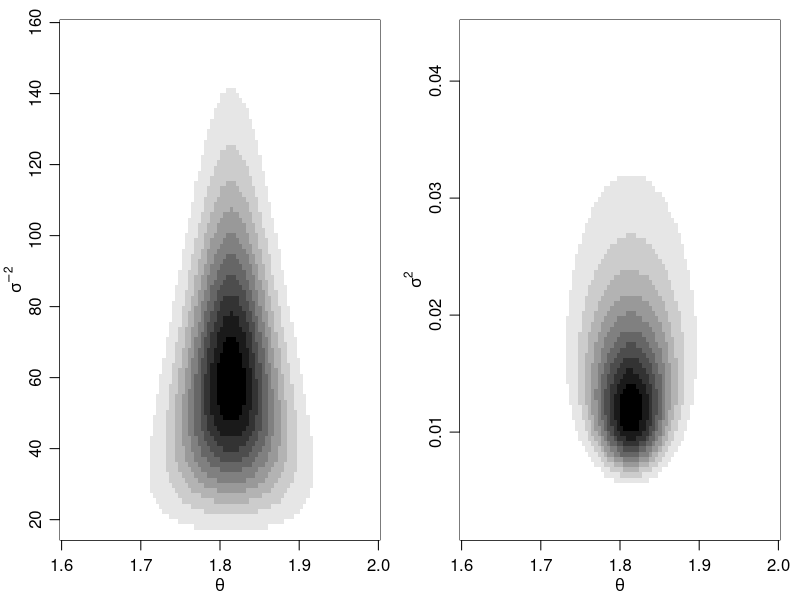
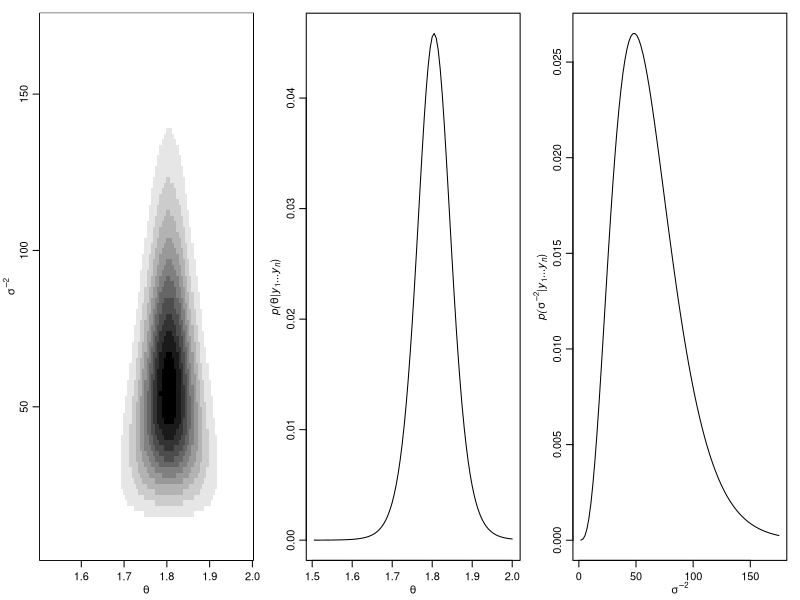
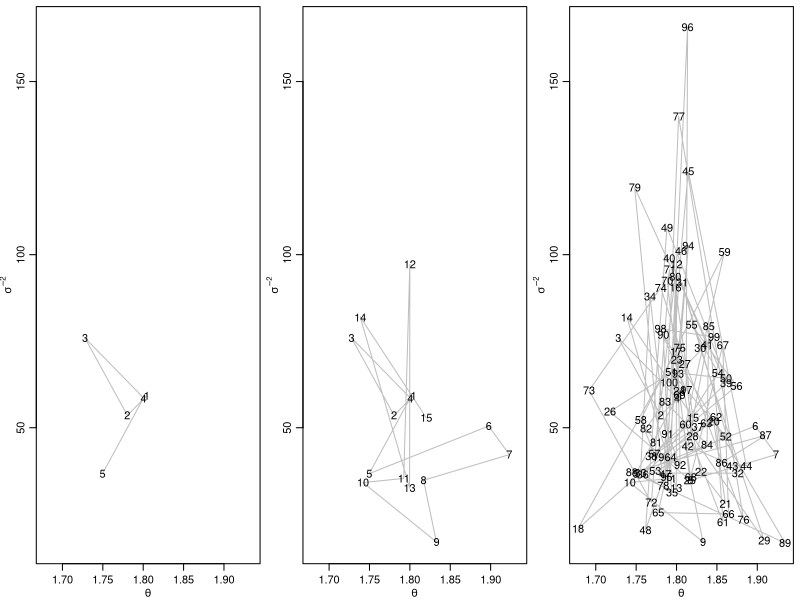
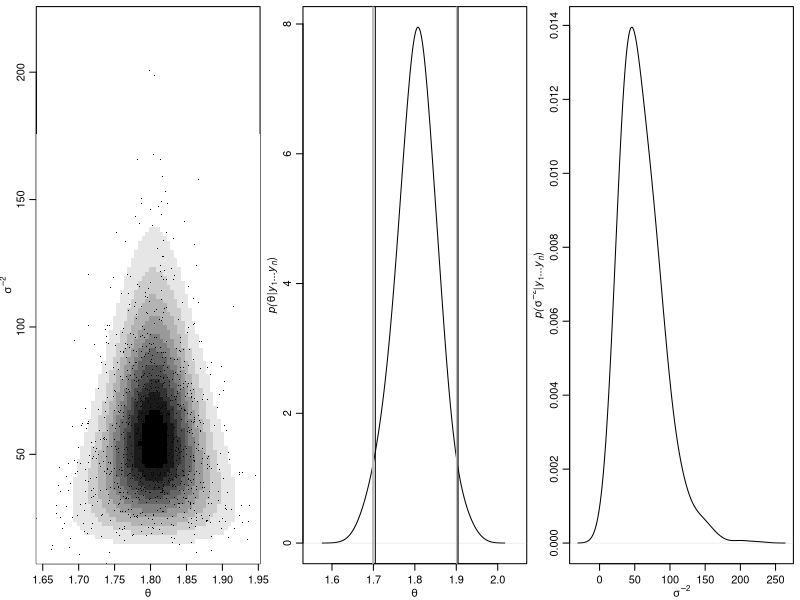
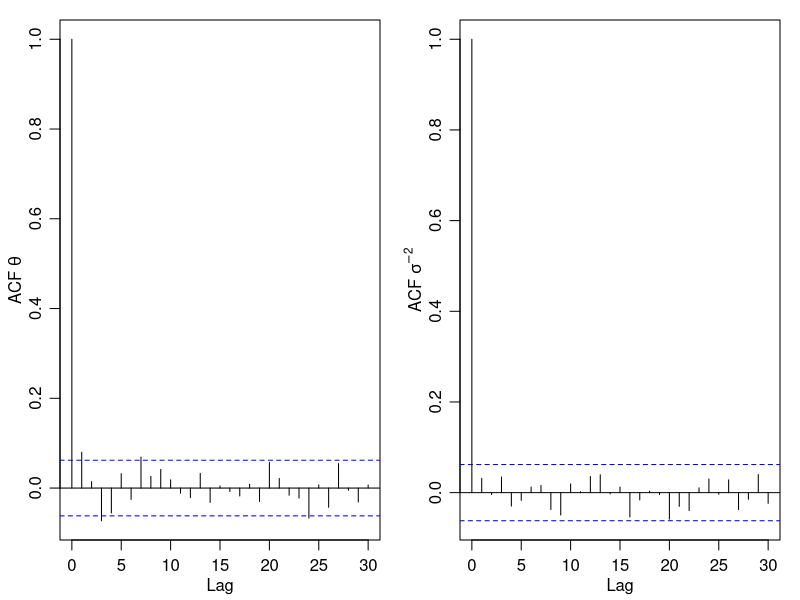

These figures' R source, in order:
## ---- chunk 1
knitr::opts_chunk$set(comment = NA, prompt = TRUE)
## ---- chunk 2
# Fig 5.4 Joint posterior distributions of (theta, sigma^-2) and  (theta, sigma^2)
# http://www2.stat.duke.edu/~pdh10/FCBS/Replication/chapter5.R
# prior
# 1/sigma^2 ~ dgamma(nu_0/2, nu_0 sigma^2_0/2)
s2_0 <- 0.01 ; nu_0 <- 1
# theta|sigma^2 ~ dnorm(mu_0, sigma/sqrt(k_0))
mu_0 <- 1.9 ; k_0 <- 1

## data
y <- c(1.64, 1.70, 1.72, 1.74, 1.82, 1.82, 1.82, 1.90, 2.08)
n <- length(y) ; ybar<-mean(y) ; s2 <- var(y)

## posterior inference
k_n <- k_0 + n ; nu_n <- nu_0 + n
mu_n <- (k_0 * mu_0 + n * ybar) / k_n  
s2_n <- (nu_0 * s2_0 + (n-1) * s2 + k_0 * n * (ybar - mu_0)^2 / k_n) / nu_n
mu_n
s2_n

# density of inverse gamma beta^alpha / Gamma(alpha) * x^-(alpha+1) exp(-beta/x)
dinvgamma<-function(x,a,b) {
  ld <- a * log(b) - lgamma(a) - (a+1) * log(x) - b / x 
  exp(ld)
}

# grid size
gs <- 100
theta_g <- seq(1.6, 2.0, length = gs)
is2_g <- seq(15, 160 , length = gs)
s2_g <- seq(0.001, 0.045, length = gs)

# log density theta inverse sigma square / sigma square
ld.th.is2 <- ld.th.s2 <- matrix(0, gs, gs)
for(i in 1:gs) { 
  for(j in 1:gs) {
    ld.th.is2[i,j]<- dnorm(theta_g[i], mu_n, 1/sqrt(is2_g[j]*k_n), log = TRUE) +
                   dgamma(is2_g[j], shape = nu_n/2, rate = nu_n*s2_n/2, log = TRUE)
    ld.th.s2[i,j]<- dnorm(theta_g[i], mu_n, sqrt(s2_g[j]/k_n), log = TRUE) +
                    log(dinvgamma(s2_g[j], nu_n/2, nu_n * s2_n/2 ))
  }
} 

par(mfrow = c(1,2), mar = c(3,3,1,1), mgp = c(1.75, 0.75, 0))
grays <- gray((10:0)/10)
image(theta_g, is2_g, exp(ld.th.is2), col = grays, xlab = expression(theta),
       ylab = expression(sigma^{-2}) ) 
image(theta_g, s2_g, exp(ld.th.s2), col = grays, xlab = expression(theta),
       ylab = expression(sigma^2) )
## ---- chunk 3
# Fig 6.1 Joint and marginal posterior distributions based on a discrete approximation (theta, sigma^-2)
# http://www2.stat.duke.edu/~pdh10/FCBS/Replication/chapter6.R
# prior
# 1/sigma^2 ~ dgamma(nu_0/2, nu_0 sigma^2_0/2)
s2_0 <- 0.01 ; nu_0 <- 1
# theta ~ dnorm(mu_0, tau_0)
mu_0 <- 1.9  ; t2_0 <- 0.95^2

# data
y <- c(1.64,1.70,1.72,1.74,1.82,1.82,1.82,1.90,2.08)
n <- length(y) ; ybar <- mean(y) ; s2 <- var(y)


# grid size
gs <- 100 
theta_g <- seq(1.505, 2.00, length = gs) 
is2_g <- seq(1.75, 175, length = gs) 

posterior_g <- matrix(0, nrow = gs, ncol = gs)

for(i in 1:gs) {
  for(j in 1:gs) { 
    posterior_g[i,j]<- dnorm(theta_g[i], mu_0, sqrt(t2_0)) *
                     dgamma(is2_g[j], nu_0/2, s2_0*nu_0/2 ) *
                     prod(dnorm(y, theta_g[i], 1/sqrt(is2_g[j])))
  }
}

posterior_g <- posterior_g/sum(posterior_g)

par(mfrow = c(1,3), mar = c(3,3,1,1), mgp = c(1.70,0.70,0))
image( theta_g, is2_g, posterior_g, col=grays, xlab=expression(theta), 
       ylab=expression(sigma^{-2}))

theta_p<- apply(posterior_g, 1, sum)
plot(theta_g, theta_p, type="l", xlab=expression(theta),
     ylab=expression(paste(italic("p("), theta, "|", 
                           italic(y[1]), "...", italic(y[n]), ")", sep="")))

is2_p <- apply(posterior_g, 2, sum)
plot(is2_g,is2_p,type="l",xlab=expression(sigma^{-2}),
     ylab=expression(paste(italic("p("), sigma^{-2}, "|",
                           italic(y[1]), "...", italic(y[n]), ")", sep=""))) 
## ---- chunk 4
# http://www2.stat.duke.edu/~pdh10/FCBS/Replication/chapter6.R
## initial values
set.seed(123)
nsamp <- 1000
mphi <- matrix(nrow = nsamp, ncol = 2)
mphi[1,] <- phi <- c(ybar, 1/s2)

## Gibbs sampling algorithm
for(s in 2:nsamp) {
  
  # generate a new theta value from its full conditional
  # mu_n = [mu_0/\tau_0^2 + n*ybar/sigma^2]/[1/tau_0^2 + n/sigma^2]
  mu_n <-  (mu_0/t2_0 + n*ybar*phi[2]) / ( 1/t2_0 + n*phi[2])
  # tau_n^2 = 1/[1/tau_0^2 + n/sigma^2]
  t2_n <- 1 / (1/t2_0 + n*phi[2])
  phi[1] <- rnorm(1, mu_n, sqrt(t2_n))
  
  # generate a new sigma^2 value from its full conditional
  nu_n <- nu_0 + n
  # sigma_n^2(\theta) = 1 / nu_n * [nu_0^2*sigma_0^2 + (n-1)*s^2 + n(ybar-theta)^2]
  s2_n <- (nu_0*s2_0 + (n-1)*s2 + n*(ybar-phi[1])^2) /nu_n
  phi[2] <- rgamma(1, nu_n/2, nu_n*s2_n/2)
  
  mphi[s,]<-phi       
}

# Fig 6.2 The first 5, 15 and 100 iterations of a Gibbs sampler
par(mfrow = c(1,3), mar = c(2.75,2.75,0.5,0.5), mgp = c(1.70,0.70,0))
m1<-5
plot(mphi[1:m1,], type = "l", xlim = range(mphi[1:100,1]), ylim = range(mphi[1:100,2]),
     lty = 1, col = "gray", xlab = expression(theta), ylab = expression(sigma^{-2}))
text(mphi[1:m1,1], mphi[1:m1,2], c(1:m1) )

m1<-15
plot(mphi[1:m1,], type = "l", xlim = range(mphi[1:100,1]), ylim = range(mphi[1:100,2]),
     lty = 1, col = "gray", xlab = expression(theta), ylab = expression(sigma^{-2}))
text(mphi[1:m1,1], mphi[1:m1,2], c(1:m1) )

m1<-100
plot(mphi[1:m1,], type = "l", xlim = range(mphi[1:100,1]), ylim = range(mphi[1:100,2]),
     lty = 1, col = "gray", xlab = expression(theta), ylab = expression(sigma^{-2}))
text(mphi[1:m1,1], mphi[1:m1,2], c(1:m1) )

# Fig 6.2 distribution of Gibbs sample
par(mfrow = c(1,3), mar = c(2.75,2.75,0.5,0.5), mgp = c(1.70,0.70,0))

image(theta_g, is2_g, posterior_g, col = grays,
      xlab = expression(theta), ylab = expression(sigma^{-2}),
      xlim = range(mphi[,1]), ylim = range(mphi[,2]) )
points(mphi[,1], mphi[,2], pch = ".", cex = 1.25 )

plot(density(mphi[,1], adj = 2),  xlab = expression(theta), main = "", xlim = c(1.55,2.05),
     ylab = expression(paste(italic("p("), theta, "|", italic(y[1]),
                             "...", italic(y[n]), ")", sep = "")))
abline(v = quantile(mphi[,1], prob = c(0.025,0.975)), lwd = 2, col = "gray")

## t-test based confidence interval
ybar + qt(c(.025,.975), n-1) *sqrt(s2/n)
abline(v =  ybar + qt(c(0.025,0.975), n-1) * sqrt(s2/n), col = "black", lwd = 1)

plot(density(mphi[,2], adj = 2), xlab = expression(sigma^{-2}), main = "",
     ylab = expression(paste(italic("p("), sigma^{-2}, "|", italic(y[1]), 
                              "...", italic(y[n]), ")",sep = ""))) 

par(mfrow = c(1,2), mar = c(3,3,1,1), mgp = c(1.75, 0.75, 0))
acf(mphi[,1], ylab = expression(paste("ACF ",theta)))
acf(mphi[,2], ylab = expression(paste("ACF ",sigma^{-2})))
